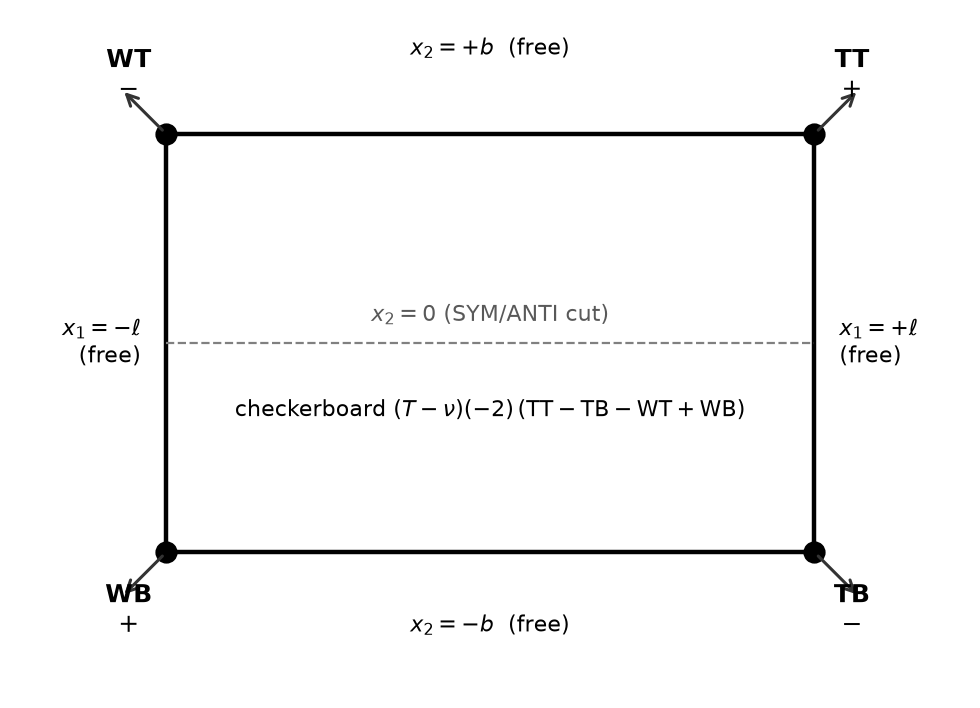
#> input picture paper/paper_figures/rect_ffff_corner_checkerboard.png, 980 x 708 px
$ python make_paper2_graphical_abstract.py
#> lines starting #> are read from the running program, lines starting #| are printed output that depends on the picture
# -*- coding: utf-8 -*-
"""Standalone JSV graphical abstract for Paper 2 from existing figures.

Left: four-corner checkerboard (Fig. 1). Right: MAC overlay at ell/b=1.5
first SYM (Fig. 2). No plate_solver import; no new compute.
"""
from __future__ import annotations

from pathlib import Path

import matplotlib.pyplot as plt
from matplotlib.image import imread

ROOT = Path(__file__).resolve().parents[1]
FIG = ROOT / "paper" / "paper_figures"
OUT_PDF = ROOT / "paper" / "PAPER2_GRAPHICAL_ABSTRACT.pdf"
OUT_PNG = ROOT / "paper" / "PAPER2_GRAPHICAL_ABSTRACT.png"


def main():
    left = imread(FIG / "rect_ffff_corner_checkerboard.png")
#> left is the input picture: shape (708, 980, 4) float32; mean R, G, B, A 0.974, 0.974, 0.974, 1
    right = imread(FIG / "rect_ff_oop_mac_lb15_sym0964.png")
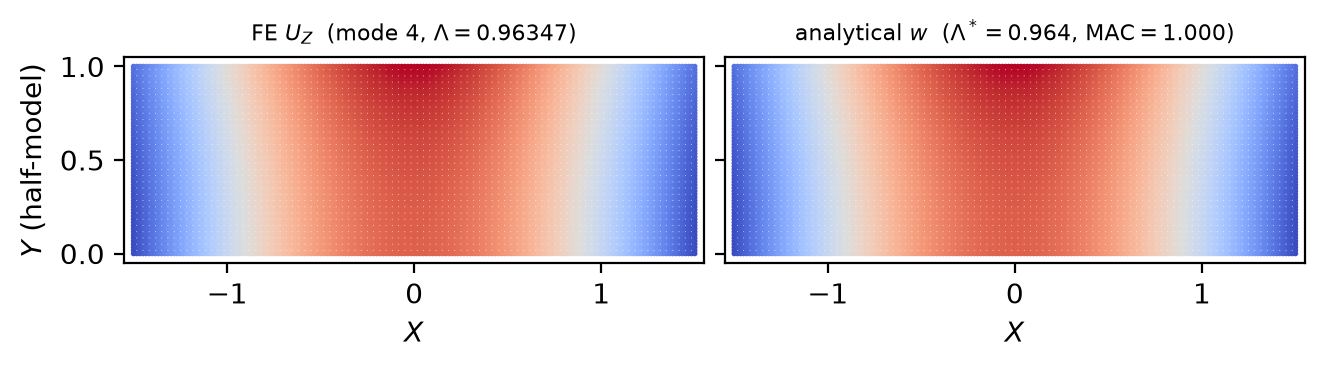
#> input picture paper/paper_figures/rect_ff_oop_mac_lb15_sym0964.png, 1324 x 369 px
#> right is the input picture: shape (369, 1324, 4) float32; mean R, G, B, A 0.873, 0.79, 0.814, 1

    fig = plt.figure(figsize=(7.2, 3.15), dpi=200)
    gs = fig.add_gridspec(1, 2, width_ratios=[1.05, 1.35], wspace=0.08)
    ax0 = fig.add_subplot(gs[0, 0])
    ax1 = fig.add_subplot(gs[0, 1])
    ax0.imshow(left)
    ax1.imshow(right)
    for ax in (ax0, ax1):
        ax.set_axis_off()
    ax0.set_title("FFFF rectangle: Kirchhoff checkerboard", fontsize=8, pad=3)
    ax1.set_title(r"First SYM, $\ell/b=1.5$: FE $U_Z$ vs $w$, MAC $=1.000$",
                  fontsize=8, pad=3)
    fig.suptitle(
        "Exact wave-function FFFF rectangular plates  |  Screen B + unre-tuned MAC 0.744",
        fontsize=9, y=0.98,
    )
    fig.subplots_adjust(left=0.01, right=0.99, top=0.82, bottom=0.02)
    fig.savefig(OUT_PDF)
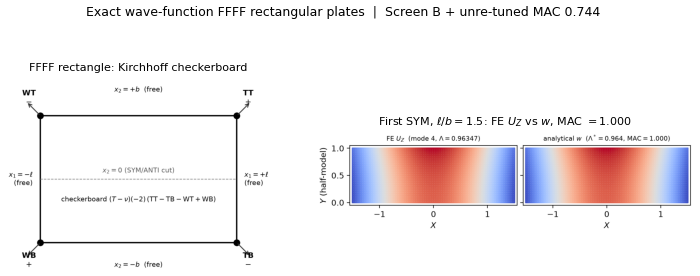
#> figure drawn by matplotlib, 2 panels
    fig.savefig(OUT_PNG, dpi=200)
    plt.close(fig)
    print("wrote", OUT_PDF)
    print("wrote", OUT_PNG)


if __name__ == "__main__":
    main()
